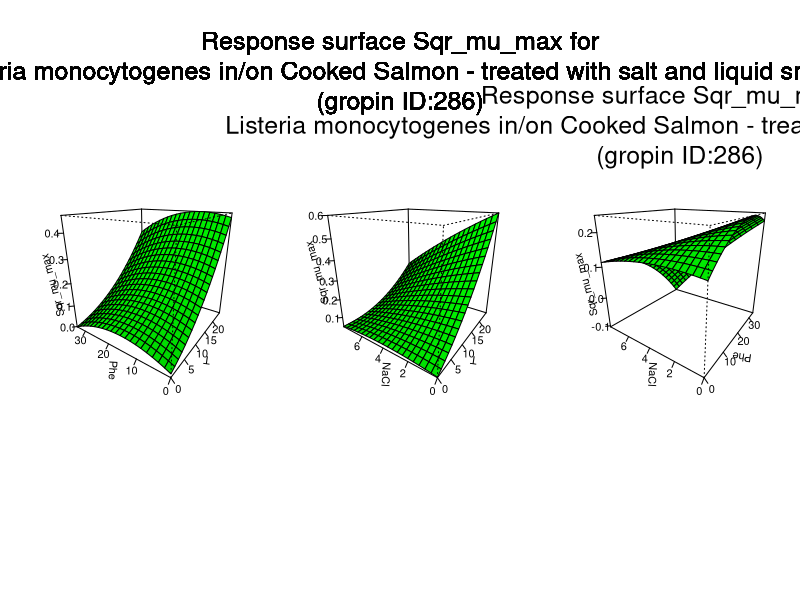

Generate this figure with R:
#############################
# start of Parameter script
#############################
T <- seq(0,24.975024975025,length.out=21)
Phe <- seq(0,33.966033966034,length.out=21)
NaCl <- seq(0,7.99200799200799,length.out=21)
#############################
# end of Parameter script
#############################
############################# 
# start of Model script Gropin ID 286 
#############################
 
# constant coefficients for this model
 
variables <- data.frame(T,Phe,NaCl)
argumentsPar <- expand.grid(variables)
 
# heart of the model
response_surface <- function(T,Phe,NaCl) {
   mumax <-(-0.0639+0.0137*T+0.0103*Phe+0.0257*NaCl-0.0001*T*Phe-0.0018*T*NaCl-0.0011*Phe*NaCl+(0.0004*(T^2))-(0.0002*(Phe^2))-(0.0011*(NaCl^2)))

return(mumax=mumax)
} 

# output parameters
responseSurface <- cbind(argumentsPar,response_surface(argumentsPar['T'],argumentsPar['Phe'],argumentsPar['NaCl']))
colnames(responseSurface) <- c(colnames(argumentsPar),'Sqrmumax')
#############################
# End of Model script
#############################
############################# 
# start of Visualisation script Gropin ID 286 
#############################
argPar1 <- expand.grid(T,Phe)
argPar2 <- expand.grid(T,NaCl)
argPar3 <- expand.grid(Phe,NaCl)
z1 <- matrix(unlist(response_surface(argPar1[1],argPar1[2],NaCl[10])),nrow=21)
z2 <- matrix(unlist(response_surface(argPar2[1],Phe[10],argPar2[2])),nrow=21)
z3 <- matrix(unlist(response_surface(T[10],argPar3[1],argPar3[2])),nrow=21)
par(mfrow = c(1,3))
persp(T,Phe,z1,col = 'green',xlab='T',ylab='Phe',zlab='Sqr_mu_max',theta=305,phi=20,shade=0.25,ticktype = 'detailed')
persp(T,NaCl,z2,col = 'green',xlab='T',ylab='NaCl',zlab='Sqr_mu_max',theta=305,phi=20,shade=0.25,ticktype = 'detailed')
persp(Phe,NaCl,z3,col = 'green',xlab='Phe',ylab='NaCl',zlab='Sqr_mu_max',theta=305,phi=20,shade=0.25,ticktype = 'detailed')
mtext('Response surface Sqr_mu_max for
Listeria monocytogenes in/on Cooked Salmon - treated with salt and liquid smoke
(gropin ID:286)',outer=T,  cex=1.5, line=-8.5, side=3)
#############################
# End of Visualisation script
#############################
